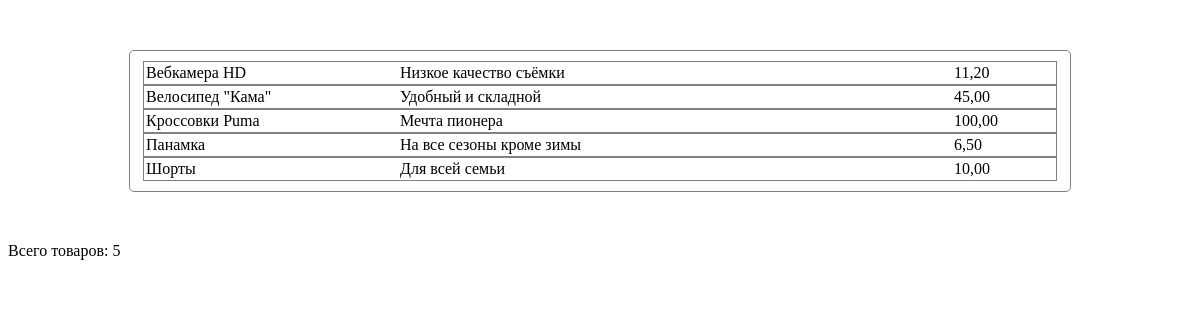
The page / on the database its author committed.
### pay_api/models.py (models this page shows, shortened)
class Item(models.Model):
    name = models.TextField(verbose_name='Наименование', max_length=255, help_text='Наименование товара', blank=False )
    description = models.TextField(verbose_name='Описание', help_text='Описание товара', blank=True)
    price = models.IntegerField(verbose_name='Цена', help_text='Цена товара', blank=False)
    def get_dollar_price(self):
        return '{0:.2f}'.format(self.price / 100)
    class Meta:
        verbose_name = 'Товар'
        verbose_name_plural = 'Товары'
        ordering = ['name', 'description', 'price']
    def get_absolute_url(self):  # Ссылка на товар при листинге
        return reverse('item', kwargs={'pk': self.pk})

### pay_api/views.py (the view)
# urls.py: path('', IndexView.as_view(), name='home'),
class IndexView(ListView):
    model = Item
    template_name = 'index.html'
    context_object_name = 'items'
    def get_context_data(self, *, object_list=None, **kwargs):
        context = super().get_context_data(**kwargs)
        context['title'] = 'Список товаров'
        return context
    def get_queryset(self):
        return Item.objects.all()

### templates/index.html
{%extends 'base.html'%}
{%block content%}
<div class="items_block">
{%for item in items%}
    <div class="item_row button_buy_item"><a href="{{item.get_absolute_url}}">
        <div id="item_name">{{item.name}}</div>
        <div id="item_description">{{item.description}}</div>
        <div id="item_price">{{item.get_dollar_price|floatformat:2}}</div></a>
    </div>
{%endfor%}
</div>
Всего товаров: {{items.count}}
{%endblock content%}

### static/css/styles.css (style rules this page uses)
* { font-family: 'Verdana'; }
a { text-decoration: none; color: black; }
.items_block { border: solid 1px gray; border-radius: 5px; margin: 50px auto; padding: 10px; width: 920px; align-self: center; position: relative; display: block; }
.item_row { border: solid 1px gray; display: table; margin: auto; padding: 2px; }
#item_name, #item_description, #item_price { display: inline-block; margin: auto; padding: 0; }
#item_name { width: 250px; }
#item_description { width: 550px; }
#item_price { width: 100px; }

### rows shown on the page
Item: name "Вебкамера HD", description "Низкое качество съёмки", get_dollar_price "11,20"
Item: name "Велосипед \"Кама\"", description "Удобный и складной", get_dollar_price "45,00"
Item: name "Кроссовки Puma", description "Мечта пионера", get_dollar_price "100,00"
Item: name "Панамка", description "На все сезоны кроме зимы", get_dollar_price "6,50"
Item: name "Шорты", description "Для всей семьи", get_dollar_price "10,00"

### other values the page prints
{{ items.count }} "5"
